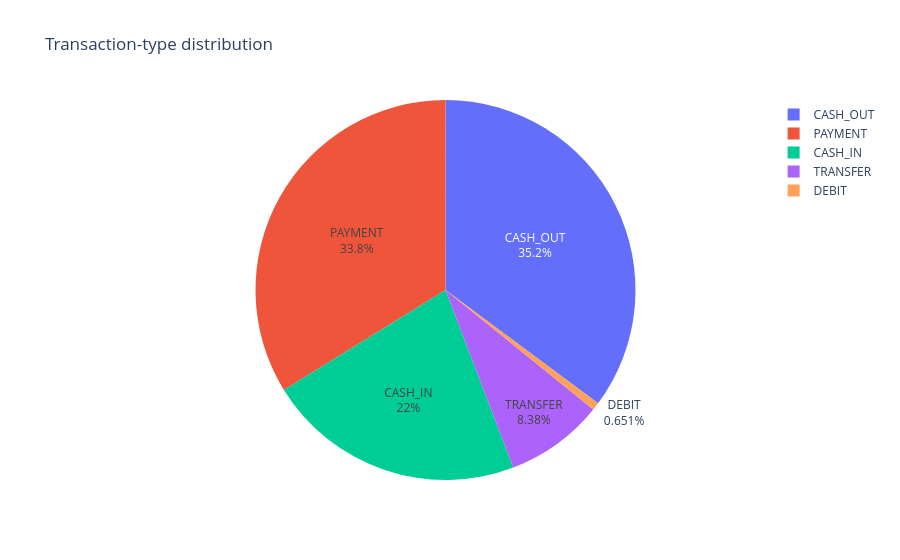
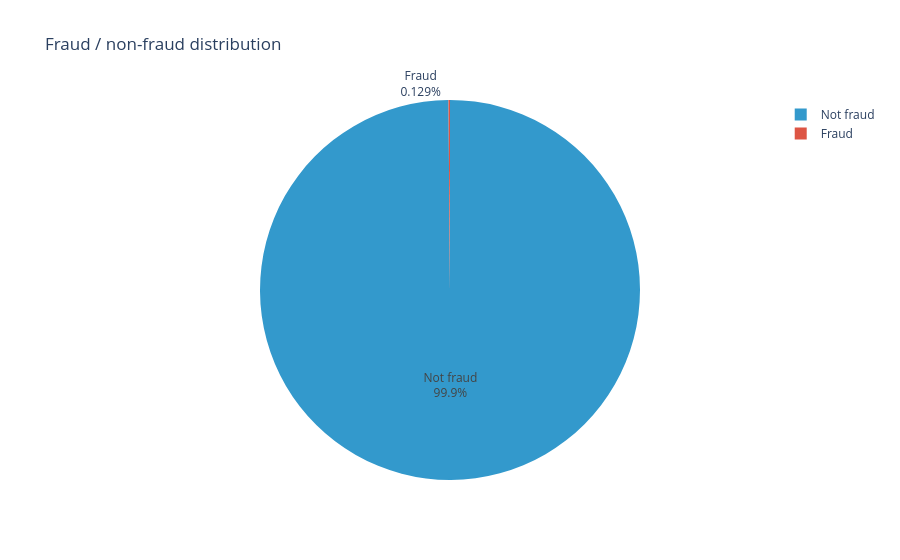

Notebook cell for these charts, in order:
### Markdown cell above
## Cell 10

### Visualize transaction types and fraud labels
Both required charts use `plotly.express.pie()`. The fraud slice can be very small:
this class imbalance lets an always-non-fraud model achieve high accuracy while
catching no fraud. We therefore measure fraud precision, recall and F1 as well.
Charts describe the data; they are not used to select parameters from the test set.

### Code cell
# Cell 11
type_chart = px.pie(type_table, names="type", values="count", title="Transaction-type distribution")
type_chart.update_traces(textinfo="percent+label")
type_chart.show()
fraud_chart = px.pie(
    fraud_table, names="label", values="count", title="Fraud / non-fraud distribution",
    color="label", color_discrete_map={"Not fraud": "#3399cc", "Fraud": "#dd5544"}
)
fraud_chart.update_traces(textinfo="percent+label")
fraud_chart.show()
display(Markdown(
    f"Fraud represents **{fraud_counts.loc[1] / len(df):.4%}** of transactions. "
    f"Always predicting 'Not fraud' would be correct on **{fraud_counts.loc[0] / len(df):.4%}** "
    "of the full dataset, but its fraud recall would be **0%**. "
    "The held-out baseline below measures this on the test partition."
))

### Figure 1 — Plotly figure (JSON) as saved in the notebook; plotly's stock layout.template omitted (floating-point values rounded to 4 significant figures)
{"data": [{"domain": {"x": [0, 1], "y": [0, 1]}, "hovertemplate": "type=%{label}<br>count=%{value}<extra></extra>", "labels": ["CASH_OUT", "PAYMENT", "CASH_IN", "TRANSFER", "DEBIT"], "legendgroup": "", "name": "", "showlegend": true, "textinfo": "percent+label", "type": "pie", "values": [2237500, 2151495, 1399284, 532909, 41432]}], "layout": {"legend": {"tracegroupgap": 0}, "title": {"text": "Transaction-type distribution"}}}

### Figure 2 — Plotly figure (JSON) as saved in the notebook; plotly's stock layout.template omitted (floating-point values rounded to 4 significant figures)
{"data": [{"customdata": [["Not fraud"], ["Fraud"]], "domain": {"x": [0, 1], "y": [0, 1]}, "hovertemplate": "label=%{customdata[0]}<br>count=%{value}<extra></extra>", "labels": ["Not fraud", "Fraud"], "legendgroup": "", "marker": {"colors": ["#3399cc", "#dd5544"]}, "name": "", "showlegend": true, "textinfo": "percent+label", "type": "pie", "values": [6354407, 8213]}], "layout": {"legend": {"tracegroupgap": 0}, "title": {"text": "Fraud / non-fraud distribution"}}}
